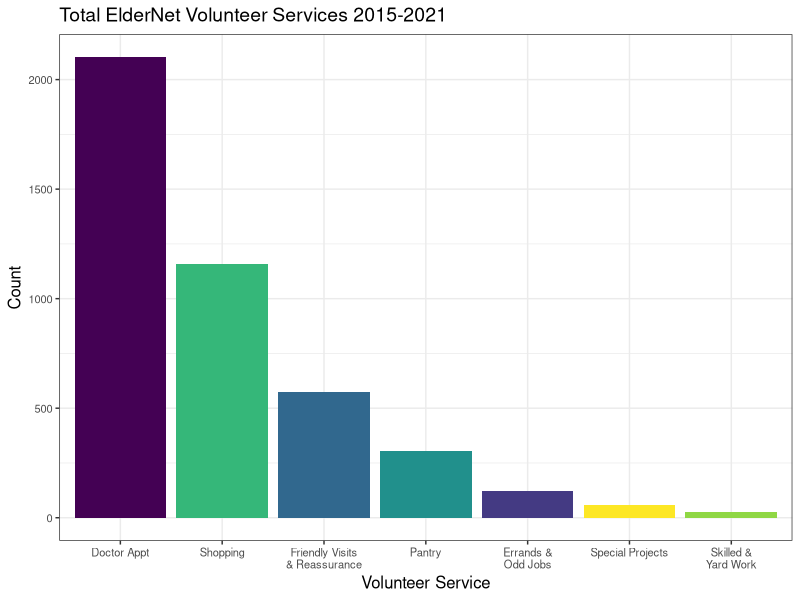

R code for this plot:
# Just trying to generate some of Carl T's charts using R

library(tidyverse)
library(viridis)

volsvc <- read_csv("data/volunteer_services_anonymized.csv") 

unique(volsvc$category2)

summary(volsvc$rider_first_ride_date)

volsvc_plot <- volsvc %>%
  # maybe consolidate the categories a little
  mutate(category2 = case_when(
    category == "Pantry Delivery" ~ "Pantry",
    category == "Skilled Work" | category == "Yard Work" ~ "Skilled &\nYard Work",
    category == "Errands" | category == "Odd Jobs" ~ "Errands &\nOdd Jobs",
    category == "Telephone Reassurance" |
      category == "Friendly Visit" ~ "Friendly Visits\n& Reassurance",
    TRUE ~ category
  )) %>% 
  # drop board/committee meetings as this is not a client interaction/service
  filter(category2 != "Board or Committee Mtg") %>% 
  ggplot(aes(x = fct_infreq(category2), fill = category2)) +
  geom_bar() +
  labs(title = "Total ElderNet Volunteer Services 2015-2021",
       x = "Volunteer Service",
       y = "Count") +
  scale_fill_viridis_d(option = "D") +
  theme_bw() +
  theme(legend.position = "none",
        legend.title = element_text(size = 10),
        legend.text = element_text(size = 8),
        axis.title = element_text(size = 12),
        axis.text = element_text(size = 8),
        plot.title = element_text(size = 14))

ggsave("analyses/team1/kathrine_m/images/volunteer_services_plot.png", volsvc_plot,
       device = "png", height = 5, width = 6, units = "in")
  